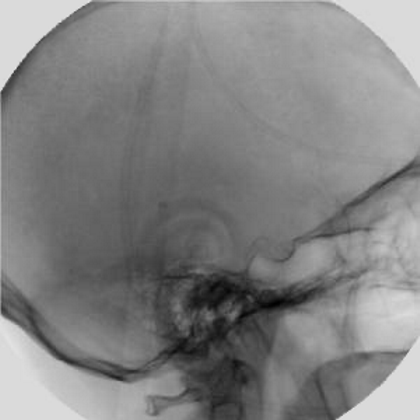
#> input picture Assignment1/images/Fig0228(a)(angiography_mask_image).png, 420 x 420 px
$ jupyter execute 'Example 2.6.2.ipynb'
#> lines starting #> are read from the running program, lines starting #| are printed output that depends on the picture
# Jupyter Script and Running Result for Example 2.6.2
Import Dependencies.

[cell 1]
import cv2
import matplotlib.pyplot as plot
import numpy as np

 Load the images as gray.

[cell 2]
mask_img = cv2.imread('../images/Fig0228(a)(angiography_mask_image).png', flags=0)
#> mask_img is the input picture: shape (420, 420); min 0, max 234, mean 130.7
live_img = cv2.imread('../images/Fig0228(b)(angiography_live_image).png', flags=0)
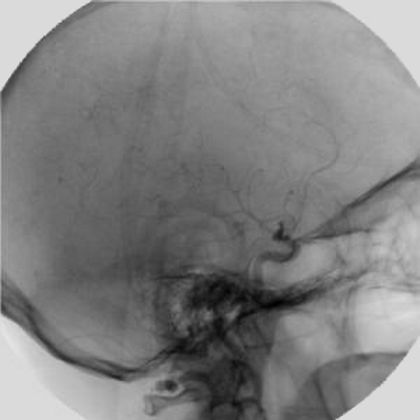
#> input picture Assignment1/images/Fig0228(b)(angiography_live_image).png, 420 x 420 px
#> live_img is the input picture: shape (420, 420); min 0, max 229, mean 129.3

Obtain the differences between mask image and live image, using function *cv2.substract()*.

[cell 3]
diff_img = cv2.subtract(mask_img, live_img)
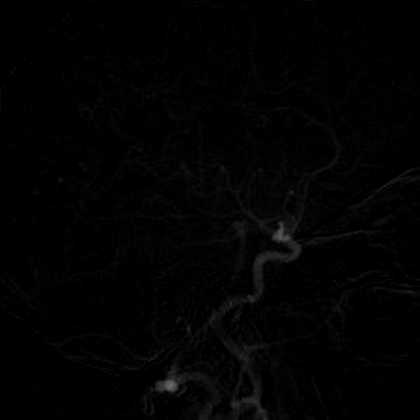
#> diff_img: shape (420, 420); min 0, max 104, mean 2.3

Enhence the differences image, adjusting gamma.

[cell 4]
enhenced_img = diff_img / 255.0
enhenced_img = np.power(enhenced_img, 0.7)
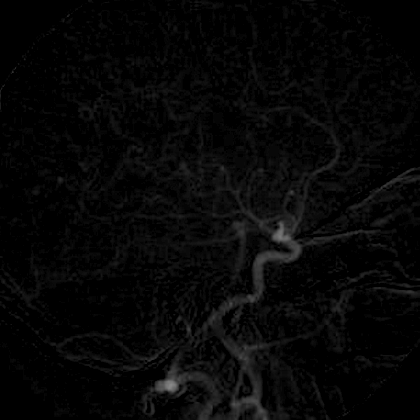
#> enhenced_img: shape (420, 420) float64; min 0, max 0.534, mean 0.0268
enhenced_img *= 255

Display the results.

[cell 5]
plot.subplot(221), plot.imshow(mask_img, cmap='gray'), plot.title('make image'), plot.axis('off')
plot.subplot(222), plot.imshow(live_img, cmap='gray'), plot.title('live image'), plot.axis('off')
plot.subplot(223), plot.imshow(diff_img, cmap='gray'), plot.title('differences image'), plot.axis('off')
plot.subplot(224), plot.imshow(enhenced_img, cmap='gray'), plot.title('enhenced image'), plot.axis('off')
plot.savefig('../images/Results Example 2.6.2.png')
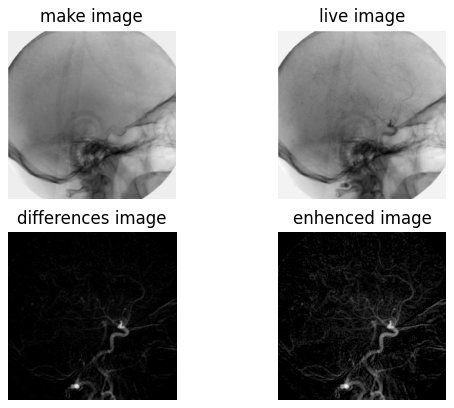
#> figure drawn by matplotlib, 4 panels
plot.show()
